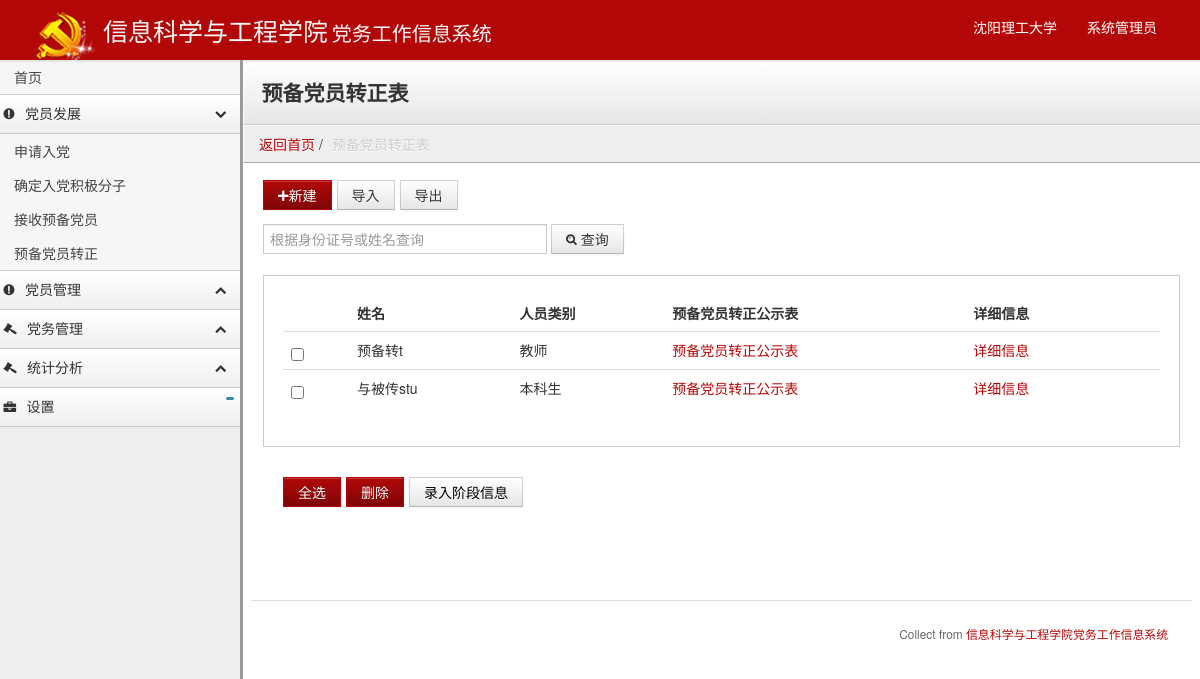
Page /Right_1/1_pmd_regular_list.php (signed in) on the committed database.
### tables this page shows
CREATE TABLE `personnelinformation` (
  `ID_number` char(18) NOT NULL COMMENT '身份证号',
  `person_cate1` tinyint(4) NOT NULL COMMENT '类别1教研本',
  `instructor_mark` tinyint(4) DEFAULT NULL COMMENT '1是导员',
  `person_cate2` tinyint(4) NOT NULL DEFAULT '6' COMMENT '人员类别2',
  `major` char(4) DEFAULT '0000' COMMENT '专业',
  `class` char(8) DEFAULT '00000000' COMMENT '班级（学生）',
  `stu_number` char(10) DEFAULT '0000000000' COMMENT '学号（学生）',
  `name` varchar(10) NOT NULL DEFAULT '000' COMMENT '姓名',
  `sex` tinyint(4) DEFAULT '0' COMMENT '性别-男0、女1',
  `Datetime` date DEFAULT '0000-01-01' COMMENT '出生日期',
  `nation` tinyint(4) DEFAULT '0' COMMENT '民族',
  `native_place` varchar(255) DEFAULT '' COMMENT '籍贯',
  `politics_status` tinyint(4) DEFAULT '0' COMMENT '政治面貌',
  `language` char(5) DEFAULT '000' COMMENT '外语语种',
  `edu` tinyint(4) DEFAULT '0' COMMENT '学历',
  `degree` tinyint(4) DEFAULT '0' COMMENT '学位',
  `graduation_date` date DEFAULT '0000-01-01' COMMENT '毕业日期',
  `Home_Add` varchar(255) DEFAULT '无' COMMENT '家庭住址所在地',
  `Home_Add_Detail` varchar(255) DEFAULT '-' COMMENT '家庭详细地址',
  `zip_code` char(6) DEFAULT '000000' COMMENT '邮政编码',
  `police_station` varchar(255) DEFAULT '无' COMMENT '户口所在派出所',
  `tel` char(11) DEFAULT '00000000000' COMMENT '联系电话',
  `strong_point` varchar(255) DEFAULT '-' COMMENT '特长',
  `floor_number` char(2) DEFAULT '0' COMMENT '楼号（学生）',
  `dormitory_number` char(3) DEFAULT '000' COMMENT '寝室号（学生）',
  `bed_number` char(2) DEFAULT '0' COMMENT '床号（学生）',
  `instructor_ID` char(18) DEFAULT '000000000000000000' COMMENT '辅导员ID（学生）',
  `Department_ID` char(9) DEFAULT '000000000' COMMENT '组织机构ID',
  `state` char(4) DEFAULT '1' COMMENT '状态-在校1、毕业2、调出3',
  `adminis_fun` varchar(255) DEFAULT NULL COMMENT '行政职务',
  `join_T_time` date DEFAULT NULL COMMENT '入团时间',
  `Tmember_meet_time` date DEFAULT NULL COMMENT '团员大会日期（团员推优时间）',
  `publicity_time` date DEFAULT NULL COMMENT '接收预备党员公示时间',
  `ZZ_publicity_time` date DEFAULT NULL COMMENT '预备党员转正公示时间',
  `JJPX_time` date DEFAULT NULL COMMENT '入党积极分子培训时间',
  `JJPX_mark` tinyint(4) DEFAULT NULL COMMENT '入党积极分子培训成绩',
  `DQPX_time` date DEFAULT NULL COMMENT '党前培训时间',
  `DQPX_mark` tinyint(4) DEFAULT NULL COMMENT '党前培训成绩',
  `SQRD_time` date DEFAULT NULL COMMENT '申请入党时间',
  `LJJ_time` date DEFAULT NULL COMMENT '列积极分子时间',
  `LFZobject_time` date DEFAULT NULL COMMENT '列发展对象时间',
  `developmentplan_time` date DEFAULT NULL COMMENT '计划发展时间',
  `ranking` decimal(4,3) DEFAULT NULL COMMENT '班级综合测评名次/班级人数（学生）',
  `all_funkobject_amount` int(11) DEFAULT '0' COMMENT '全学程不及格门数（学生）',
  `TC_and_BZ` varchar(255) DEFAULT NULL COMMENT '突出表现和存在不足',
  `reward_condtion` varchar(255) DEFAULT NULL COMMENT '获奖情况',
  `YorNwrong` tinyint(4) DEFAULT '0' COMMENT '处分情况 0-无处分 1-有处分',
  `RD_datetime` date DEFAULT NULL COMMENT '入党时间（支部接收预备党员会时间）',
  `ZQ_positivemeet_ID` varchar(255) DEFAULT NULL COMMENT '支部确定入党积极分子会ID',
  `ZQ_devemembermeet_ID` varchar(255) DEFAULT NULL COMMENT '支部确定发展对象会ID',
  `ZJ_readymeet_ID` varchar(255) DEFAULT NULL COMMENT '支部接收预备党员会ID',
  `ZSbec_officialmeet_ID` varchar(255) DEFAULT NULL COMMENT '支部预备党员转正会ID',
  `DS_readymeet_ID` varchar(255) DEFAULT NULL COMMENT '党委审批预备党员会ID',
  `bec_officialmeet_ID` varchar(255) DEFAULT NULL COMMENT '党委审批预备党员转正会ID',
  `talker_ID` char(18) DEFAULT NULL COMMENT '谈话人ID（党委派专人谈话）',
  `talk_time` date DEFAULT NULL COMMENT '谈话时间（党委派专人谈话）',
  `talk_site` varchar(255) DEFAULT NULL COMMENT '谈话地点（党委派专人谈话）',
  `bec_official_time` date DEFAULT NULL COMMENT '转正时间（支部预备党员转正会）',
  `in_time` date DEFAULT NULL COMMENT '党员转入时间',
  `in_where` varchar(255) DEFAULT NULL COMMENT '转入自何处',
  `out_time` date DEFAULT NULL COMMENT '党员转出时间',
  `gowhere` varchar(255) DEFAULT NULL COMMENT '转去何处',
  `remark` varchar(255) DEFAULT NULL COMMENT '备注'
);

CREATE TABLE `person_cate1_bmb` (
  `Person_cate1_` tinyint(4) NOT NULL,
  `Person_cate1_name` varchar(255) NOT NULL
);

### Right_1/1_pmd_regular_list.php (the view, shortened to what this page needs)
<!DOCTYPE html>
<html lang="en">
<head>
    <?php
    include("../footer/footer_head.php");
    if(isset($_COOKIE["PHPSESSID"])){
    if(isset($_SESSION["right"])&&$_SESSION["right"]==0){
        ?>
</head>
<body class="">
<?php include("../Right_1/1_footer_body_pmd.php"); ?>
<div class="content">
    <div class="header">
        <h1 class="page-title">预备党员转正表</h1>
    </div>
    <ul class="breadcrumb">
        <li><a href="1_index.php">返回首页</a> / <span class="divider">预备党员转正表</span></li>
    </ul>
    <div class="container-fluid">
        <div class="btn-toolbar">
        <button class="btn btn-primary" href="#change" role="button" data-toggle="modal"><i class="icon-plus"></i>新建</button>
            <button class="btn">导入</button>
            <button class="btn">导出</button>
        </div>
        <div class="search-well">
            <form class="form-inline">
                <input class="input-xlarge" placeholder="根据身份证号或姓名查询" id="appendedInputButton" type="text">
                <button class="btn" type="button"><i class="icon-search"></i> 查询</button>
            </form>
        </div>
        <form action="../del.php" method="post">
            <div class="well">
                <table class="table">
                    <thead>
                    <tr>
                        <th width="50">&nbsp;</th>
                        <th>姓名</th>
                        <th>人员类别</th>
                        <th>预备党员转正公示表</th>
                        <th>详细信息</th>
                        <th style="width: 26px;"></th>
                    </tr>
                    </thead>
                    <tbody>
                    <?php
                    $sqlAllStudents="SELECT *,Person_cate1_name FROM personnelinformation,person_cate1_bmb WHERE `person_cate2`=1 AND person_cate1=Person_cate1_";
                    if($resAS=mysqli_query($db,$sqlAllStudents)){
                        while ($rows=mysqli_fetch_assoc($resAS)){
                            echo "<tr>";
                            echo "<td><input type='checkbox' name='onetodel[]' class='onetodel' value='".$rows["ID_number"]."'></td>";
                            echo "<td>".$rows["name"]."</td>";
                            echo "<td>".$rows["Person_cate1_name"]."</td>";
                            echo "<td><a href='../Right_1/1_pmd_regular_probationary.php?ID=".$rows["ID_number"]."'>预备党员转正公示表</a></td>";
                            if($rows["person_cate1"]==1){
                                echo "<td><a href='../Right_1/1_pmd_regular_tea.php?ID=".$rows["ID_number"]."'>详细信息</a></td>";
                            }
                            else{
                                echo "<td><a href='../Right_1/1_pmd_regular_stu.php?ID=".$rows["ID_number"]."'>详细信息</a></td>";
                            }
                            echo "<td>";
                            ?>
                            <?php
                            echo " </td>";
                            echo "</tr>";
                        }
                    }
                    ?>
                    </tbody>
                </table>
            </div>
            <div class="container-fluid">
                <div class="row-fluid">
                    <div class="btn-toolbar">
                        <button class="btn btn-primary" type="button" name="allChecked" id="allChecked" onclick="DoCheck()">全选</button>
                        <input  class="btn btn-primary" type="submit" name="submit" onclick="return allUncheck()&&confirm('确定要删除吗？')&&(()=>{document.getElementById('submitType').value='delYUBEI';})();" value="删除">
                        <button class="btn"><a href="#jieduan" role="button" data-toggle="modal"><font color="#000000">录入阶段信息</font></a></button>
                    </div>
                </div>
            </div>
        </form>
        <?php include("../footer/footer_bottom.php");?>
    </div>
</div>
</body>
</html>
    <?php
}
}
else{
    ?>
    <script>
        window.location = "../sign-in.php";
    </script>
    <?php
}

### stylesheets/theme.css (style rules this page uses)
body { background: #eee; background-image: url(http://subtlepatterns.com/patterns/furley_bg.png); background-position: initial initial; background-repeat: initial initial; background-position: initial initial; background-repeat: initial initial; margin: 0px; padding: 0px; }
a { color:#B30707 }
h1 { margin-top: 0px; color: #eee; }
.content { min-width: 400px; position: relative; min-height: 800px; background: #fff; margin-left: 240px; border-left: 1px solid #cccccc; border-left: 3px solid #999999; }
.header { background: #ffffff; background: #ffffff; background: -webkit-gradient(linear, left bottom, left top, color-stop(0, #e6e6e6), color-stop(1, #ffffff)); background: -ms-linear-gradient(bottom, #e6e6e6, #ffffff); background: -moz-linear-gradient(center bottom, #e6e6e6 0%, #ffffff 100%); background: -o-linear-gradient(bottom, #e6e6e6, #ffffff); filter: progid:dximagetransform.microsoft.gradient(startColorStr='#4d5b76', EndColorStr='#6c7a95'); -ms-filter: "progid:DXImageTransform.Microsoft.gradient(startColorStr='#ffffff',EndColorStr='#e6e6e6')"; border-bottom: 1px solid #cccccc; border-top: 1px solid #ffffff; border-left: 1px solid #ffffff; padding: 0em 1.25em; }
.header h1 { margin: 1em 0em; padding: 0em; line-height: 1em; font-size: 1.5em; color: #eee; color: #333; }
.breadcrumb { -webkit-box-shadow: none; -moz-box-shadow: none; box-shadow: none; -webkit-border-radius: 0px; -moz-border-radius: 0px; border-radius: 0px; -moz-background-clip: padding; -webkit-background-clip: padding-box; background-clip: padding-box; background: #eee; border-bottom: 1px solid #aaa; border-top: 1px solid #fafafa; border-left: 1px solid #fff; margin-bottom: .5em; }
.btn { -webkit-border-radius: 0px; -moz-border-radius: 0px; border-radius: 0px; }
.btn-primary { background-color: #B30707; background-image: -webkit-gradient(linear, 0 0, 0 100%, from(#B30707), to(#7E0606)); background-image: -webkit-linear-gradient(top, #B30707, #7E0606); background-image: -o-linear-gradient(top, #B30707, #7E0606); background-image: linear-gradient(to bottom, #B30707, #7E0606); background-image: -moz-linear-gradient(top, #B30707, #7E0606); filter: progid:dximagetransform.microsoft.gradient(startColorStr='#B30707', EndColorStr='#7E0606'); -ms-filter: "progid:DXImageTransform.Microsoft.gradient(startColorStr='#B30707',EndColorStr='#7E0606')"; border: 1px solid #B30707; }
.well { background-color: #fff; border: 1px solid #ccc; -webkit-box-shadow: 1px 1px 0px #ffffff; -moz-box-shadow: 1px 1px 0px #ffffff; box-shadow: 1px 1px 0px #ffffff; -webkit-border-radius: 0px; -moz-border-radius: 0px; border-radius: 0px; -moz-background-clip: padding; -webkit-background-clip: padding-box; background-clip: padding-box; }
input[type="text"], input[type="password"] { -webkit-border-radius: 0px; -moz-border-radius: 0px; border-radius: 0px; -moz-background-clip: padding; -webkit-background-clip: padding-box; background-clip: padding-box; }
.search-well form { margin: 1em 0em 1.5em 0em; }

### rows in the picture
personnelinformation: name "预备转t", person_cate1.Person_cate1_name "教师"
personnelinformation: name "与被传stu", person_cate1.Person_cate1_name "本科生"
